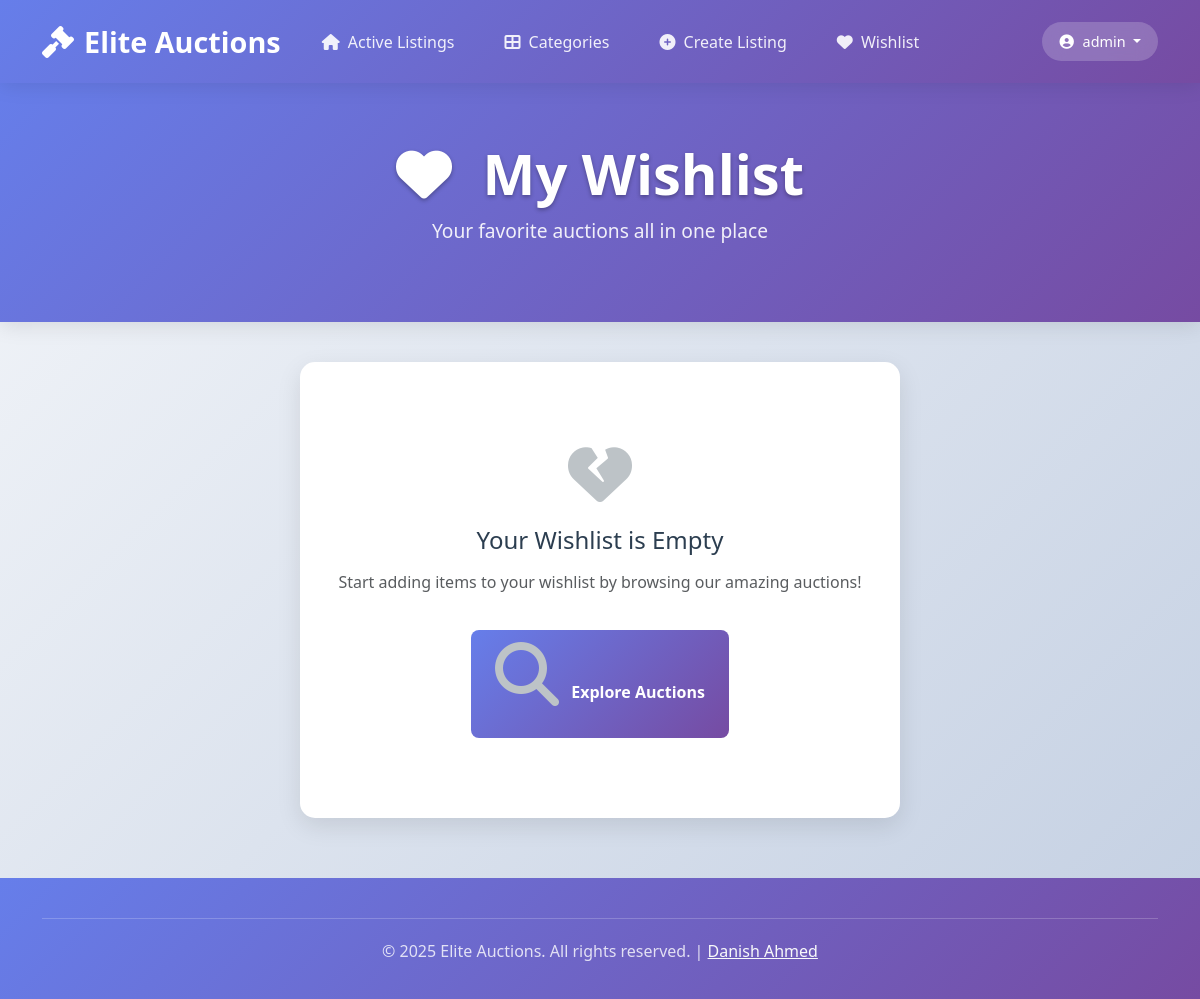
Page /wishlist (signed in) on the earlier database version.
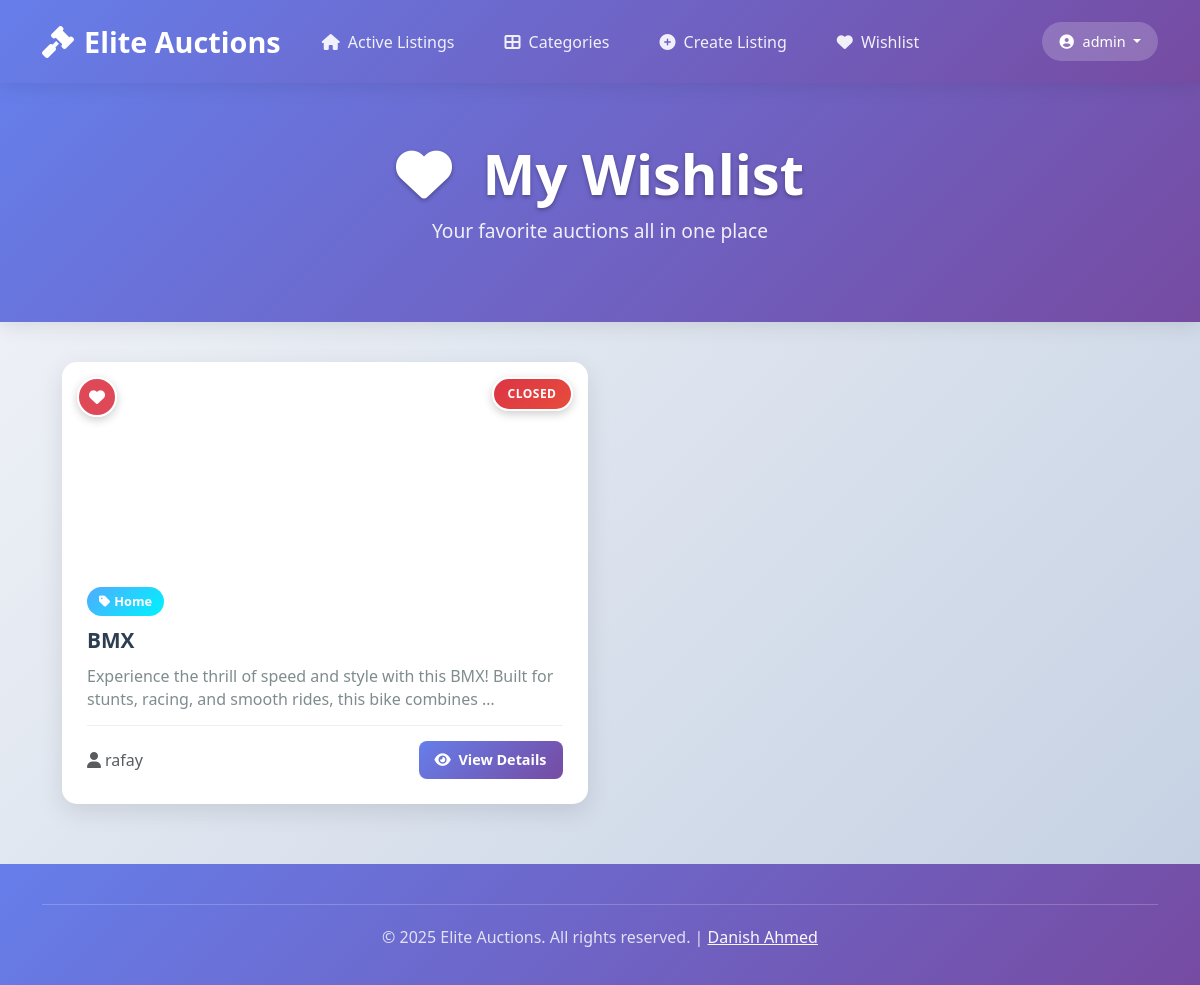
Same page on the later database version.
### auctions/models.py (models this page shows, shortened)
class Listing(models.Model):
    title=models.CharField(max_length=64)
    desc=models.TextField()
    url=models.URLField(blank=True)
    is_active = models.BooleanField(default=True)
    owner = models.ForeignKey("User", on_delete=models.CASCADE)
    winner = models.ForeignKey(User, on_delete=models.SET_NULL, null=True, blank=True, related_name="won_listings")
    category=models.CharField(max_length=64,blank=True,choices=[
        ("Fashion", "Fashion"),
        ("Toys", "Toys"),
        ("Electronics", "Electronics"),
        ("Home", "Home"),
        ]
    )

class User(AbstractUser):
    pass

### auctions/views.py (the view)
# urls.py: path('wishlist',views.wishlist,name="wishlist"),
@login_required
def wishlist(request):
    user = request.user
    wishlist, created = WishList.objects.get_or_create(user=user)
    return render(request, 'auctions/wishlist.html', {
        "wishlist": wishlist.listings.all()
    })

### auctions/templates/auctions/wishlist.html (shortened to what this page needs)
{% extends "auctions/layout.html" %}
{% load static %}
{% block head %}
<link href="https://cdnjs.cloudflare.com/ajax/libs/font-awesome/6.4.0/css/all.min.css" rel="stylesheet">
{% endblock %}
{% block body %}
<div class="main-header">
    <div class="container">
        <h2 class="display-4">
            <i class="fas fa-heart me-3"></i>
            My Wishlist
        </h2>
        <p>Your favorite auctions all in one place</p>
    </div>
</div>
<div class="container">
    {% if wishlist %}
    <div class="wishlist-grid">
        {% for listing in wishlist %}
        <a href="{% url 'listing' listing.pk %}" class="wishlist-card">
            <div class="heart-icon">
                <i class="fas fa-heart"></i>
            </div>
            <span class="status-badge {% if listing.is_active %}status-active{% else %}status-closed{% endif %}">
                {% if listing.is_active %}ACTIVE{% else %}CLOSED{% endif %}
            </span>
            <div class="card-image" style="background-image: url('{% firstof listing.url "https://via.placeholder.com/300x200?text=No+Image" %}')">
            </div>
            <div class="card-content">
                {% if listing.category %}
                <span class="card-category">
                    <i class="fas fa-tag me-1"></i>{{ listing.category }}
                </span>
                {% endif %}
                <h5 class="card-title">{{ listing.title }}</h5>
                {% if listing.desc %}
                <p class="card-description">{{ listing.desc|truncatechars:120 }}</p>
                {% endif %}
                <div class="card-footer">
                    <span class="text-muted">
                        <i class="fas fa-user me-1"></i>{{ listing.owner.username }}
                    </span>
                    <span class="view-btn">
                        <i class="fas fa-eye me-1"></i> View Details
                    </span>
                </div>
            </div>
        </a>
        {% endfor %}
    </div>
    {% else %}
    <div class="empty-state">
        <i class="fas fa-heart-broken"></i>
        <h4>Your Wishlist is Empty</h4>
        <p class="text-muted">Start adding items to your wishlist by browsing our amazing auctions!</p>
        <a href="{% url 'index' %}" class="btn-explore">
            <i class="fas fa-search me-2"></i> Explore Auctions
        </a>
    </div>
    {% endif %}
</div>
{% endblock %}

Differences in the rows shown:
added Listing: is_active "CLOSED", category "Home", title "BMX", desc "Experience the thrill of speed and style with this BMX! Built for stunts, racing, and smooth rides, this bike combines …", owner.username "rafay"
Other differences:
text no longer shown: "Your Wishlist is Empty Start adding items to your wishlist by browsing our amazing auctions! Explore Auctions"
